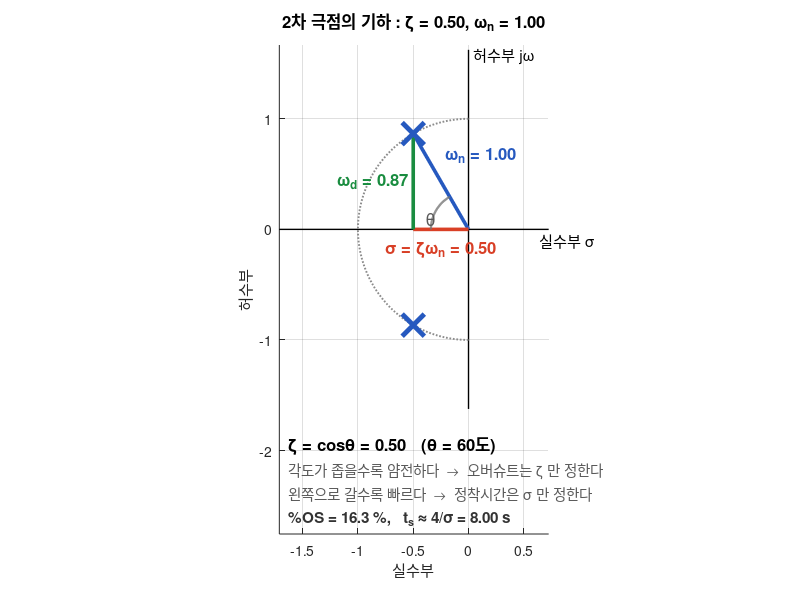

Write the MATLAB code that produced this figure.
function dg_zeta_geo(zeta, wn, ttl)
%DG_ZETA_GEO  2차 극점의 $s$ 평면 기하 — $\zeta$ 와 $\omega_n$ 이 어디인가
%
%   dg_zeta_geo()
%   dg_zeta_geo(zeta, wn)
%   dg_zeta_geo(zeta, wn, '제목')
%
%   왜 이 그림인가
%     2차 표준형의 두 숫자가 **극점 위치의 어디에 해당하는지**를 모르면
%     4주차의 사양 변환도, 6주차의 sgrid 도 외우기만 하게 됩니다.
%     그림 한 장이면 다시 외울 필요가 없습니다.
%
%   읽는 법 (이 그림에 전부 표시됩니다)
%
%     극점        s = -zeta*wn +- j*wn*sqrt(1-zeta^2)
%     wn          원점에서 극점까지의 **거리**
%     zeta        그 선이 음의 실축과 이루는 각 theta 의 **코사인**  (zeta = cos theta)
%     sigma       실수부의 크기 = zeta*wn      -> 얼마나 빨리 사그라드는가
%     wd          허수부         = wn*sqrt(1-zeta^2)  -> 얼마나 빨리 흔들리는가
%
%   그래서 이렇게 이어집니다.
%
%     정착시간  ts ~ 4/sigma        실수부만 정한다  (왼쪽으로 갈수록 빠르다)
%     오버슈트  %OS = f(zeta)       각도만 정한다    (원점에서 본 각이 좁을수록 얌전하다)
%
%   See also DG_POLEMAP, DG_REGION, SPEC2POLE
%
%   제어시스템설계 | 충남대학교 자율운항시스템공학과

if nargin < 1 || isempty(zeta), zeta = 0.5; end
if nargin < 2 || isempty(wn),   wn   = 1;   end
if nargin < 3 || isempty(ttl)
    ttl = sprintf('2차 극점의 기하 : \\zeta = %.2f, \\omega_n = %.2f', zeta, wn);
end

sg = zeta*wn;                     % 실수부의 크기
wd = wn*sqrt(1 - zeta^2);         % 허수부
th = acos(zeta);                  % 음의 실축과 이루는 각

ax = axes(figure('Color','w','Position',[80 80 760 620]));
hold(ax,'on'); axis(ax,'equal'); grid(ax,'on');

% 아래쪽에 **설명 전용 띠**를 두어 글자가 극점과 겹치지 않게 합니다.
R  = wn*1.45;
yb = -R*1.35;                     % 이 아래는 글자만 쓰는 자리
xlim([-R*1.18 R*0.50]); ylim([yb - R*0.55, R*1.15]);

% 축
plot([-R*1.18 R*0.50], [0 0], 'k-', 'LineWidth', 1);
plot([0 0], [-R*1.12 R*1.12], 'k-', 'LineWidth', 1);
text(R*0.44, -R*0.07, '실수부 \sigma', 'FontSize', 11);
text(R*0.03, R*1.08, '허수부 j\omega', 'FontSize', 11);

% 등 wn 원
tt = linspace(pi/2, 3*pi/2, 200);
plot(wn*cos(tt), wn*sin(tt), ':', 'Color', [0.55 0.55 0.55], 'LineWidth', 1.4);

% 원점에서 극점까지 (= wn)
plot([0 -sg], [0 wd], '-', 'Color', [0.15 0.35 0.75], 'LineWidth', 2.6);
% 실수부
plot([0 -sg], [0 0], '-', 'Color', [0.85 0.25 0.15], 'LineWidth', 2.6);
plot([-sg -sg], [0 wd], '-', 'Color', [0.10 0.55 0.25], 'LineWidth', 2.6);

% 극점
plot(-sg,  wd, 'x', 'MarkerSize', 16, 'LineWidth', 3.5, 'Color', [0.15 0.35 0.75]);
plot(-sg, -wd, 'x', 'MarkerSize', 16, 'LineWidth', 3.5, 'Color', [0.15 0.35 0.75]);

% 각도 호
ar = wn*0.34;
ta = linspace(pi - th, pi, 60);
plot(ar*cos(ta), ar*sin(ta), '-', 'Color', [0.45 0.45 0.45], 'LineWidth', 1.6);
text(-ar*1.12, ar*0.30, '\theta', 'FontSize', 13, 'Color', [0.35 0.35 0.35]);

% 이름표 — 선 위에 겹치지 않게 바깥쪽으로 밀어 둡니다
text(-sg*0.42, wd*0.78, sprintf('\\omega_n = %.2f', wn), ...
     'Color', [0.15 0.35 0.75], 'FontSize', 12, 'FontWeight','bold', ...
     'HorizontalAlignment','left');
text(-sg*0.5, -R*0.12, sprintf('\\sigma = \\zeta\\omega_n = %.2f', sg), ...
     'Color', [0.85 0.25 0.15], 'FontSize', 12, 'FontWeight','bold', ...
     'HorizontalAlignment','center');
text(-sg - R*0.03, wd*0.5, sprintf('\\omega_d = %.2f', wd), ...
     'Color', [0.10 0.55 0.25], 'FontSize', 12, 'FontWeight','bold', ...
     'HorizontalAlignment','right');

% 아래쪽 설명 (극점보다 훨씬 아래, 전용 띠에)
xl = -R*1.12;
text(xl, yb,             sprintf('\\zeta = cos\\theta = %.2f   (\\theta = %.0f도)', ...
     zeta, rad2deg(th)), 'FontSize', 12, 'FontWeight','bold');
text(xl, yb - R*0.16, '각도가 좁을수록 얌전하다  \rightarrow  오버슈트는 \zeta 만 정한다', ...
     'FontSize', 10.5, 'Color', [0.35 0.35 0.35]);
text(xl, yb - R*0.30, '왼쪽으로 갈수록 빠르다  \rightarrow  정착시간은 \sigma 만 정한다', ...
     'FontSize', 10.5, 'Color', [0.35 0.35 0.35]);
text(xl, yb - R*0.45, sprintf('%%OS = %.1f %%,   t_s \\approx 4/\\sigma = %.2f s', ...
     100*exp(-zeta*pi/sqrt(1-zeta^2)), 4/sg), ...
     'FontSize', 11, 'Color', [0.20 0.20 0.20], 'FontWeight','bold');

xlabel('실수부'); ylabel('허수부');
title(ttl, 'FontSize', 12, 'FontWeight','bold');
end
